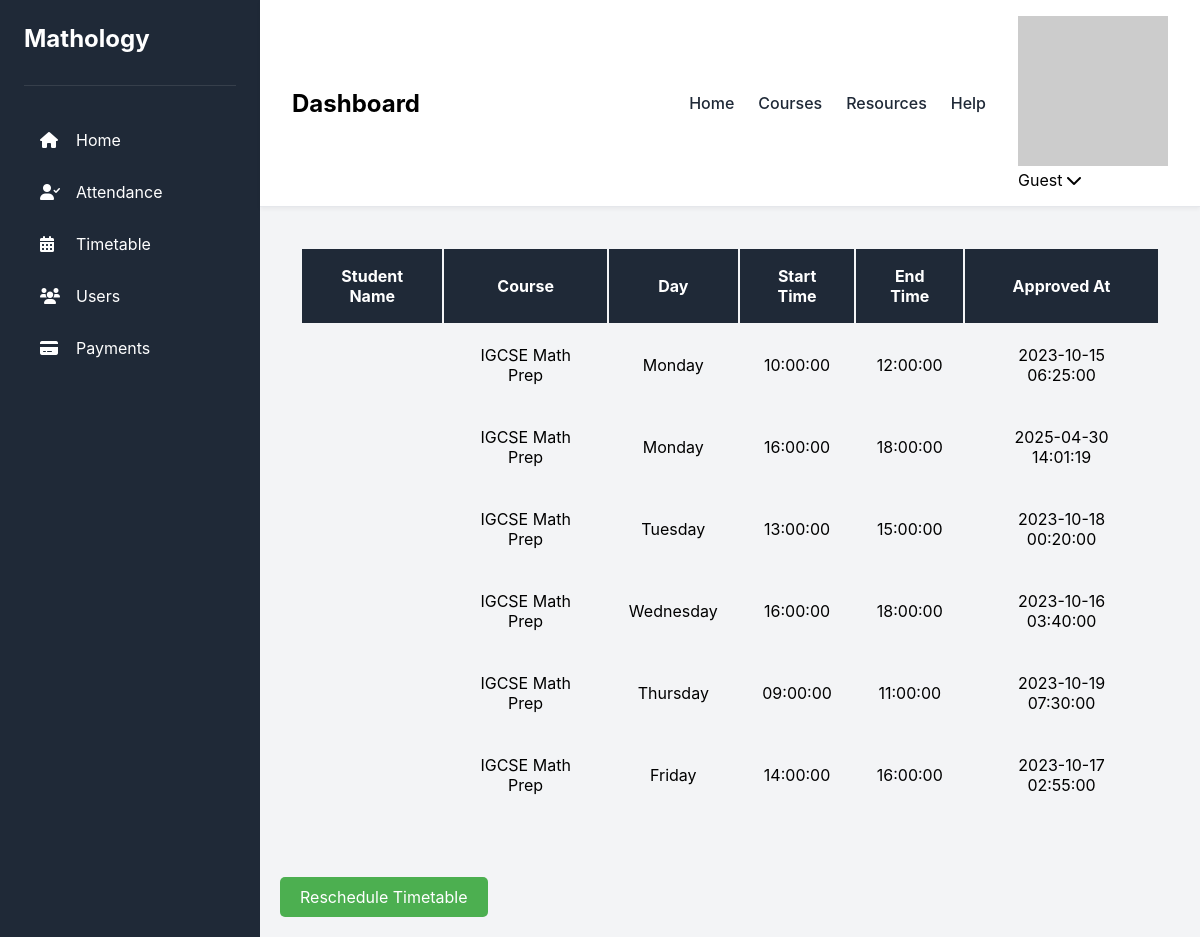
The app's page /Pages/client/student_timetable.php, older data.
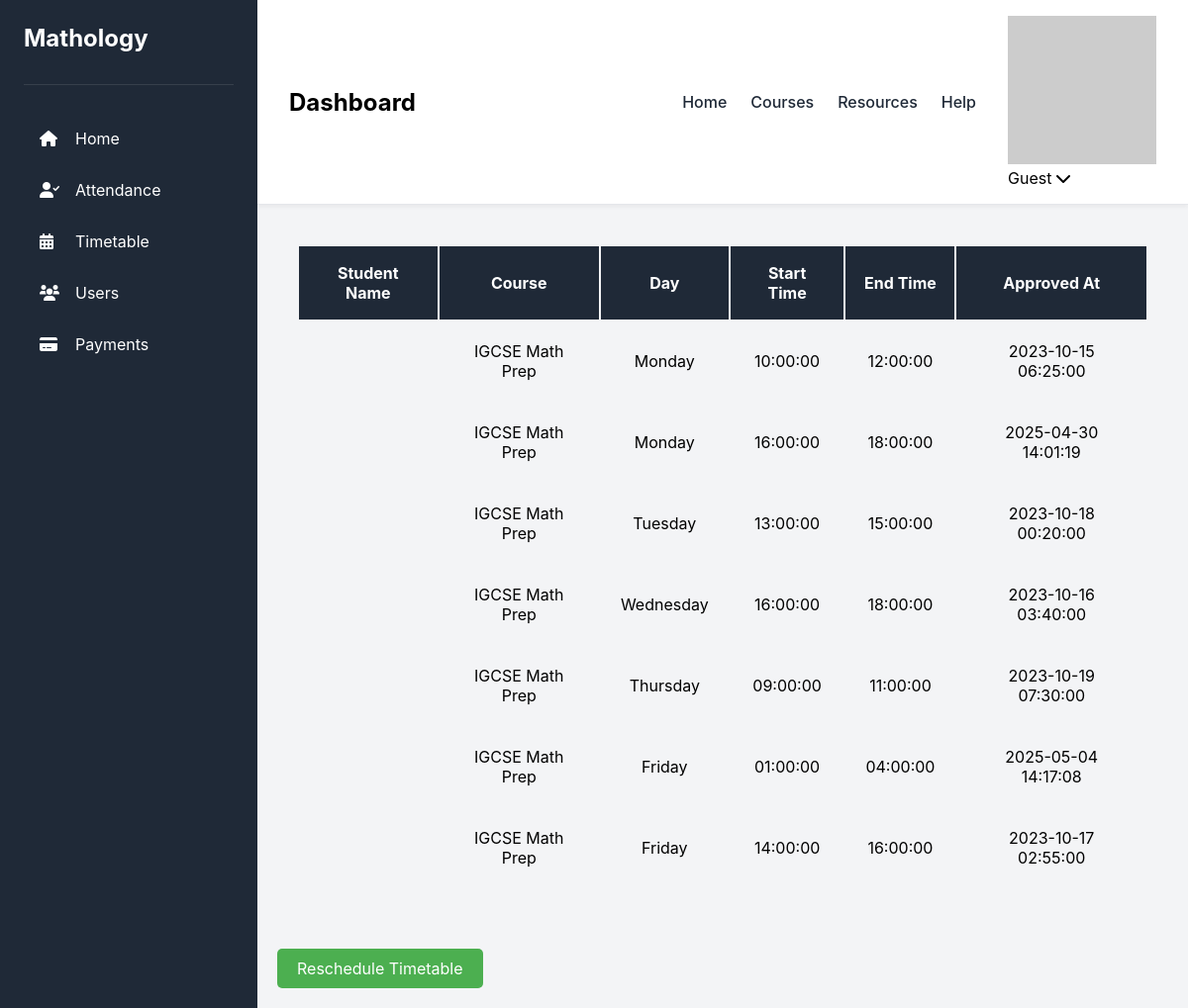
The same page, newer data.
### tables this page shows
CREATE TABLE `student_timetable` (
  `id` int(11) NOT NULL,
  `course` varchar(100) NOT NULL,
  `day` varchar(10) NOT NULL,
  `start_time` time NOT NULL,
  `end_time` time NOT NULL,
  `approved_at` timestamp NOT NULL DEFAULT current_timestamp(),
  `status` enum('active','cancelled') DEFAULT 'active',
  `student_course_id` int(11) NOT NULL
);

### Pages/client/student_timetable.php (the view, shortened to what this page needs)
<?php
include '../setting.php';
$sql = "SELECT * FROM student_timetable ORDER BY FIELD(day, 'Monday', 'Tuesday', 'Wednesday', 'Thursday', 'Friday'), start_time";
$result = $conn->query($sql);
?>
<!DOCTYPE html>
<html lang="en">
<head>
    <link rel="stylesheet" href="../../styles/common.css">
    <link rel="stylesheet" href="../../styles/timtable.css">
    <link rel="stylesheet" href="https://cdnjs.cloudflare.com/ajax/libs/font-awesome/6.0.0/css/all.min.css">
</head>
<body>
    <div class="dashboard-container">
        <?php require("../includes/Aside_Nav.php"); ?>
        <main class="main-content">
            <?php require("../includes/Top_Nav_Bar.php"); ?>
            <section class="timetable-section">
                <table class="timetable">
                    <tr class="table_header">
                        <th>Student Name</th>
                        <th>Course</th>
                        <th>Day</th>
                        <th>Start Time</th>
                        <th>End Time</th>
                        <th>Approved At</th>
                    </tr>
                    <?php
                    if ($result && $result->num_rows > 0) {
                        while ($row = $result->fetch_assoc()) {
                            $name = htmlspecialchars($row['first_name'] . ' ' . $row['last_name']);
                            $course = htmlspecialchars($row['course']);
                            $day = htmlspecialchars($row['day']);
                            $start = htmlspecialchars($row['start_time']);
                            $end = htmlspecialchars($row['end_time']);
                            $approved = htmlspecialchars($row['approved_at']);
                            echo "<tr>
                                <td>$name</td>
                                <td>$course</td>
                                <td>$day</td>
                                <td>$start</td>
                                <td>$end</td>
                                <td>$approved</td>
                              </tr>";
                        }
                    } else {
                        echo "<tr><td colspan='6'>No timetable entries found.</td></tr>";
                    }
                    ?>
                </table>
                <div style="text-align: left; margin: 20px;">
                    <a href="timetable_reschedule.php">
                        <button style="
                            background-color: #4CAF50;
                            color: white;
                            padding: 10px 20px;
                            border: none;
                            border-radius: 5px;
                            font-size: 16px;
                            cursor: pointer;
                        ">
                            Reschedule Timetable
                        </button>
                    </a>
                </div>
            </section>
        </main>
    </div>
</body>
</html>

Row changes from the older to the newer data that the page shows:
added student_timetable: course "IGCSE Math Prep", day "Friday", start_time "01:00:00", end_time "04:00:00", approved_at "2025-05-04 14:17:08"
